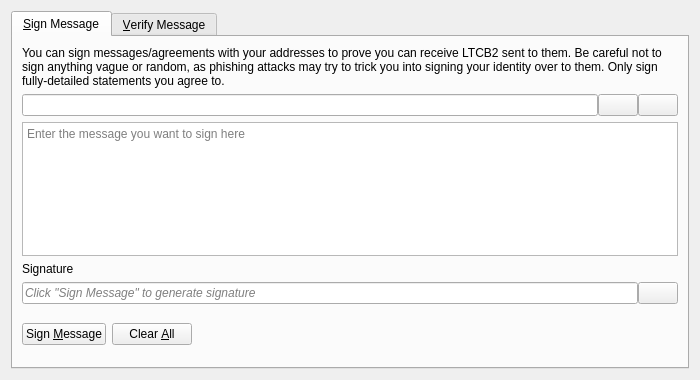
<?xml version="1.0" encoding="UTF-8"?>
<ui version="4.0">
 <class>SignVerifyMessageDialog</class>
 <widget class="QDialog" name="SignVerifyMessageDialog">
  <property name="geometry">
   <rect>
    <x>0</x>
    <y>0</y>
    <width>700</width>
    <height>380</height>
   </rect>
  </property>
  <property name="windowTitle">
   <string>Signatures - Sign / Verify a Message</string>
  </property>
  <property name="modal">
   <bool>true</bool>
  </property>
  <layout class="QVBoxLayout" name="verticalLayout">
   <item>
    <widget class="QTabWidget" name="tabWidget">
     <property name="currentIndex">
      <number>0</number>
     </property>
     <widget class="QWidget" name="tabSignMessage">
      <attribute name="title">
       <string>&amp;Sign Message</string>
      </attribute>
      <layout class="QVBoxLayout" name="verticalLayout_SM">
       <item>
        <widget class="QLabel" name="infoLabel_SM">
         <property name="text">
          <string>You can sign messages/agreements with your addresses to prove you can receive LTCB2 sent to them. Be careful not to sign anything vague or random, as phishing attacks may try to trick you into signing your identity over to them. Only sign fully-detailed statements you agree to.</string>
         </property>
         <property name="textFormat">
          <enum>Qt::PlainText</enum>
         </property>
         <property name="wordWrap">
          <bool>true</bool>
         </property>
        </widget>
       </item>
       <item>
        <layout class="QHBoxLayout" name="horizontalLayout_1_SM">
         <property name="spacing">
          <number>0</number>
         </property>
         <item>
          <widget class="QValidatedLineEdit" name="addressIn_SM">
           <property name="toolTip">
            <string>The LTCB2 address to sign the message with</string>
           </property>
          </widget>
         </item>
         <item>
          <widget class="QPushButton" name="addressBookButton_SM">
           <property name="toolTip">
            <string>Choose previously used address</string>
           </property>
           <property name="text">
            <string/>
           </property>
           <property name="icon">
            <iconset resource="../bitcoin.qrc">
             <normaloff>:/icons/address-book</normaloff>:/icons/address-book</iconset>
           </property>
           <property name="shortcut">
            <string>Alt+A</string>
           </property>
           <property name="autoDefault">
            <bool>false</bool>
           </property>
          </widget>
         </item>
         <item>
          <widget class="QPushButton" name="pasteButton_SM">
           <property name="toolTip">
            <string>Paste address from clipboard</string>
           </property>
           <property name="text">
            <string/>
           </property>
           <property name="icon">
            <iconset resource="../bitcoin.qrc">
             <normaloff>:/icons/editpaste</normaloff>:/icons/editpaste</iconset>
           </property>
           <property name="shortcut">
            <string>Alt+P</string>
           </property>
           <property name="autoDefault">
            <bool>false</bool>
           </property>
          </widget>
         </item>
        </layout>
       </item>
       <item>
        <widget class="QPlainTextEdit" name="messageIn_SM">
         <property name="toolTip">
          <string>Enter the message you want to sign here</string>
         </property>
         <property name="placeholderText">
          <string>Enter the message you want to sign here</string>
         </property>
        </widget>
       </item>
       <item>
        <widget class="QLabel" name="signatureLabel_SM">
         <property name="text">
          <string>Signature</string>
         </property>
         <property name="textFormat">
          <enum>Qt::PlainText</enum>
         </property>
        </widget>
       </item>
       <item>
        <layout class="QHBoxLayout" name="horizontalLayout_2_SM">
         <property name="spacing">
          <number>0</number>
         </property>
         <item>
          <widget class="QLineEdit" name="signatureOut_SM">
           <property name="placeholderText">
            <string>Click "Sign Message" to generate signature</string>
           </property>
           <property name="font">
            <font>
             <italic>true</italic>
            </font>
           </property>
           <property name="readOnly">
            <bool>true</bool>
           </property>
          </widget>
         </item>
         <item>
          <widget class="QPushButton" name="copySignatureButton_SM">
           <property name="toolTip">
            <string>Copy the current signature to the system clipboard</string>
           </property>
           <property name="text">
            <string/>
           </property>
           <property name="icon">
            <iconset resource="../bitcoin.qrc">
             <normaloff>:/icons/editcopy</normaloff>:/icons/editcopy</iconset>
           </property>
           <property name="autoDefault">
            <bool>false</bool>
           </property>
          </widget>
         </item>
        </layout>
       </item>
       <item>
        <layout class="QHBoxLayout" name="horizontalLayout_3_SM">
         <item>
          <widget class="QPushButton" name="signMessageButton_SM">
           <property name="toolTip">
            <string>Sign the message to prove you own this LTCB2 address</string>
           </property>
           <property name="text">
            <string>Sign &amp;Message</string>
           </property>
           <property name="icon">
            <iconset resource="../bitcoin.qrc">
             <normaloff>:/icons/edit</normaloff>:/icons/edit</iconset>
           </property>
           <property name="autoDefault">
            <bool>false</bool>
           </property>
          </widget>
         </item>
         <item>
          <widget class="QPushButton" name="clearButton_SM">
           <property name="toolTip">
            <string>Reset all sign message fields</string>
           </property>
           <property name="text">
            <string>Clear &amp;All</string>
           </property>
           <property name="icon">
            <iconset resource="../bitcoin.qrc">
             <normaloff>:/icons/remove</normaloff>:/icons/remove</iconset>
           </property>
           <property name="autoDefault">
            <bool>false</bool>
           </property>
          </widget>
         </item>
         <item>
          <spacer name="horizontalSpacer_1_SM">
           <property name="orientation">
            <enum>Qt::Horizontal</enum>
           </property>
           <property name="sizeHint" stdset="0">
            <size>
             <width>40</width>
             <height>48</height>
            </size>
           </property>
          </spacer>
         </item>
         <item>
          <widget class="QLabel" name="statusLabel_SM">
           <property name="font">
            <font>
             <weight>75</weight>
             <bold>true</bold>
            </font>
           </property>
           <property name="text">
            <string/>
           </property>
           <property name="wordWrap">
            <bool>true</bool>
           </property>
          </widget>
         </item>
         <item>
          <spacer name="horizontalSpacer_2_SM">
           <property name="orientation">
            <enum>Qt::Horizontal</enum>
           </property>
           <property name="sizeHint" stdset="0">
            <size>
             <width>40</width>
             <height>48</height>
            </size>
           </property>
          </spacer>
         </item>
        </layout>
       </item>
      </layout>
     </widget>
     <widget class="QWidget" name="tabVerifyMessage">
      <attribute name="title">
       <string>&amp;Verify Message</string>
      </attribute>
      <layout class="QVBoxLayout" name="verticalLayout_VM">
       <item>
        <widget class="QLabel" name="infoLabel_VM">
         <property name="text">
          <string>Enter the receiver's address, message (ensure you copy line breaks, spaces, tabs, etc. exactly) and signature below to verify the message. Be careful not to read more into the signature than what is in the signed message itself, to avoid being tricked by a man-in-the-middle attack. Note that this only proves the signing party receives with the address, it cannot prove sendership of any transaction!</string>
         </property>
         <property name="textFormat">
          <enum>Qt::PlainText</enum>
         </property>
         <property name="alignment">
          <set>Qt::AlignLeading|Qt::AlignLeft|Qt::AlignTop</set>
         </property>
         <property name="wordWrap">
          <bool>true</bool>
         </property>
        </widget>
       </item>
       <item>
        <layout class="QHBoxLayout" name="horizontalLayout_1_VM">
         <property name="spacing">
          <number>0</number>
         </property>
         <item>
          <widget class="QValidatedLineEdit" name="addressIn_VM">
           <property name="toolTip">
            <string>The LTCB2 address the message was signed with</string>
           </property>
          </widget>
         </item>
         <item>
          <widget class="QPushButton" name="addressBookButton_VM">
           <property name="toolTip">
            <string>Choose previously used address</string>
           </property>
           <property name="text">
            <string/>
           </property>
           <property name="icon">
            <iconset resource="../bitcoin.qrc">
             <normaloff>:/icons/address-book</normaloff>:/icons/address-book</iconset>
           </property>
           <property name="shortcut">
            <string>Alt+A</string>
           </property>
           <property name="autoDefault">
            <bool>false</bool>
           </property>
          </widget>
         </item>
        </layout>
       </item>
       <item>
        <widget class="QPlainTextEdit" name="messageIn_VM">
          <property name="toolTip">
            <string>The signed message to verify</string>
          </property>
          <property name="placeholderText">
            <string>The signed message to verify</string>
          </property>
        </widget>
       </item>
       <item>
        <widget class="QValidatedLineEdit" name="signatureIn_VM">
          <property name="toolTip">
            <string>The signature given when the message was signed</string>
          </property>
          <property name="placeholderText">
            <string>The signature given when the message was signed</string>
          </property>
        </widget>
       </item>
       <item>
        <layout class="QHBoxLayout" name="horizontalLayout_2_VM">
         <item>
          <widget class="QPushButton" name="verifyMessageButton_VM">
           <property name="toolTip">
            <string>Verify the message to ensure it was signed with the specified LTCB2 address</string>
           </property>
           <property name="text">
            <string>Verify &amp;Message</string>
           </property>
           <property name="icon">
            <iconset resource="../bitcoin.qrc">
             <normaloff>:/icons/transaction_0</normaloff>:/icons/transaction_0</iconset>
           </property>
           <property name="autoDefault">
            <bool>false</bool>
           </property>
          </widget>
         </item>
         <item>
          <widget class="QPushButton" name="clearButton_VM">
           <property name="toolTip">
            <string>Reset all verify message fields</string>
           </property>
           <property name="text">
            <string>Clear &amp;All</string>
           </property>
           <property name="icon">
            <iconset resource="../bitcoin.qrc">
             <normaloff>:/icons/remove</normaloff>:/icons/remove</iconset>
           </property>
           <property name="autoDefault">
            <bool>false</bool>
           </property>
          </widget>
         </item>
         <item>
          <spacer name="horizontalSpacer_1_VM">
           <property name="orientation">
            <enum>Qt::Horizontal</enum>
           </property>
           <property name="sizeHint" stdset="0">
            <size>
             <width>40</width>
             <height>48</height>
            </size>
           </property>
          </spacer>
         </item>
         <item>
          <widget class="QLabel" name="statusLabel_VM">
           <property name="font">
            <font>
             <weight>75</weight>
             <bold>true</bold>
            </font>
           </property>
           <property name="text">
            <string/>
           </property>
           <property name="wordWrap">
            <bool>true</bool>
           </property>
          </widget>
         </item>
         <item>
          <spacer name="horizontalSpacer_2_VM">
           <property name="orientation">
            <enum>Qt::Horizontal</enum>
           </property>
           <property name="sizeHint" stdset="0">
            <size>
             <width>40</width>
             <height>48</height>
            </size>
           </property>
          </spacer>
         </item>
        </layout>
       </item>
      </layout>
     </widget>
    </widget>
   </item>
  </layout>
 </widget>
 <customwidgets>
  <customwidget>
   <class>QValidatedLineEdit</class>
   <extends>QLineEdit</extends>
   <header>qt/qvalidatedlineedit.h</header>
  </customwidget>
 </customwidgets>
 <resources>
  <include location="../bitcoin.qrc"/>
 </resources>
 <connections/>
</ui>
